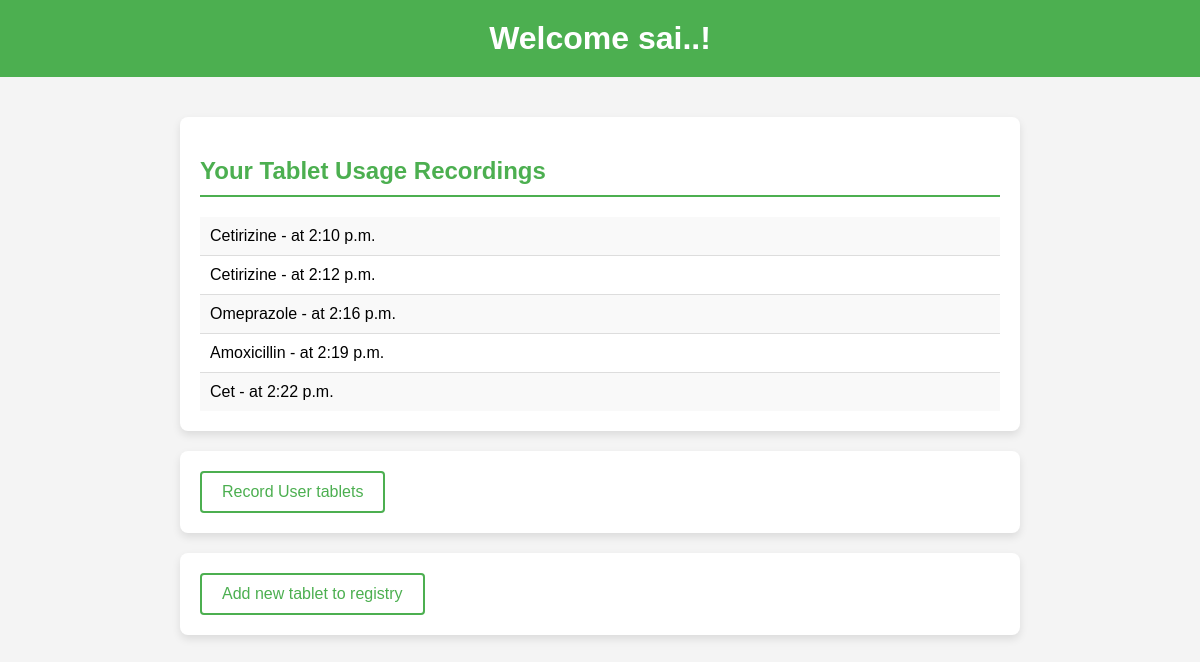
/accounts/dashboard (signed in), run on the app's committed database.
### notify/models.py (models this page shows, shortened)
class UserTablet(models.Model):
    user = models.ForeignKey(User, on_delete=models.CASCADE)
    tablet = models.ForeignKey(Tablet, on_delete=models.CASCADE)
    alarm_time = models.TimeField(null=True, blank=True)

class Tablet(models.Model):
    name = models.CharField(max_length=100)
    model_number = models.CharField(max_length=50, unique=True)

### notify/views.py (the view)
# urls.py: path("dashboard",dashboard,name="dashboard"),
@login_required
def dashboard(request):
    tablets = Tablet.objects.all()
    user_tablets = UserTablet.objects.filter(user=request.user)
    user_tablets_data = [
        {
            'tablet_name': user_tablet.tablet.name,
            'alarm_time': user_tablet.alarm_time.strftime('%H:%M')  # Formatting alarm_time to HH:MM
        }
        for user_tablet in user_tablets
    ]
    user_tablets_json = json.dumps(user_tablets_data, cls=DjangoJSONEncoder)
    tablet_form = TabletForm()
    user_tablet_form = UserTabletForm()
    context = {
        'tablets': tablets,
        'user_tablets': user_tablets,
        'tablet_form': tablet_form,
        'user_tablet_form': user_tablet_form,
        'user': request.user,
        'user_tablets_json': user_tablets_json  # Pass the serialized alarms to the template
    }
    return render(request, 'notify/dashboard.html', context)

### templates/notify/dashboard.html (shortened to what this page needs)
{% load static %}
<!DOCTYPE html>
<html lang="en">
<head>
    <link rel="stylesheet" href="{% static 'css/styele_1.css' %}">
</head>
<body>
    <header>
        <h1>Welcome {{ user }}..!</h1>
    </header>
    <main>
        <section class="list-section">
            <h2>Your Tablet Usage Recordings</h2>
            <ul>
                {% for user_tablet in user_tablets %}
                    <li>
                        {{ user_tablet.tablet.name }} - at {{ user_tablet.alarm_time }}
                    </li>
                {% empty %}
                    <li>No recordings available.</li>
                {% endfor %}
            </ul>
        </section>
        <section class="list-section">
            <a href="{% url 'recordtablet' %}" class="button">Record User tablets</a>
        </section>
        <section class="list-section">
            <a href="{% url 'addtablet' %}" class="button">Add new tablet to registry</a>
        </section>
    </main>
</body>
</html>

### medRemind/static/css/styele_1.css (style rules this page uses)
body { font-family: Arial, sans-serif; margin: 0; padding: 0; background-color: #f4f4f4; }
header { background-color: #4CAF50; color: white; text-align: center; padding: 20px; }
.button { display: inline-block; background-color: transparent; color: #4CAF50; padding: 10px 20px; font-size: 16px; text-align: center; text-decoration: none; border: 2px solid #4CAF50; border-radius: 4px; cursor: pointer; transition: background-color 0.3s, color 0.3s; }
h1 { margin: 0; font-size: 2rem; }
main { padding: 20px; }
.form-section, .list-section { margin: 20px auto; padding: 20px; max-width: 800px; background-color: white; border-radius: 8px; box-shadow: 0 4px 8px rgba(0, 0, 0, 0.1); }
h2 { color: #4CAF50; border-bottom: 2px solid #4CAF50; padding-bottom: 10px; margin-bottom: 20px; }
ul { list-style-type: none; padding: 0; margin: 0; }
ul li { padding: 10px; border-bottom: 1px solid #ddd; font-size: 16px; }
ul li:last-child { border-bottom: none; }
ul li:nth-child(odd) { background-color: #f9f9f9; }
ul li:nth-child(even) { background-color: #fff; }

### data on the page
UserTablet: tablet.name "Cetirizine", alarm_time "2:10 p.m."
UserTablet: tablet.name "Cetirizine", alarm_time "2:12 p.m."
UserTablet: tablet.name "Omeprazole", alarm_time "2:16 p.m."
UserTablet: tablet.name "Amoxicillin", alarm_time "2:19 p.m."
UserTablet: tablet.name "Cet", alarm_time "2:22 p.m."

### other printed values
{{ user }} "sai"
